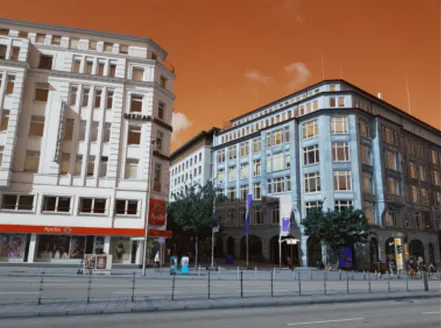
#> input picture assignments/20260309CV/image.png, 441 x 328 px
$ jupyter execute segementation.ipynb   (older library calls are emulated)
#> lines starting #> are read from the running program, lines starting #| are printed output that depends on the picture; after the words box and inside, x2 and y2 are one past the last pixel; in counts of white or black regions, pixels touching at a corner belong together
[cell 1]
import cv2
import numpy as np
import matplotlib.pyplot as plt

# Load the image in grayscale
img_color = cv2.imread('image.png', cv2.IMREAD_COLOR)
#> img_color is the input picture: shape (328, 441, 3); mean B, G, R 99.7, 109.6, 128.7
img = cv2.cvtColor(img_color, cv2.COLOR_BGR2GRAY)

[cell 2]
# 1. SOBEL EDGE DETECTION
# ksize=3 uses a 3x3 kernel. We combine X and Y gradients.
sobelx = cv2.Sobel(img, cv2.CV_64F, 1, 0, ksize=3)
sobely = cv2.Sobel(img, cv2.CV_64F, 0, 1, ksize=3)
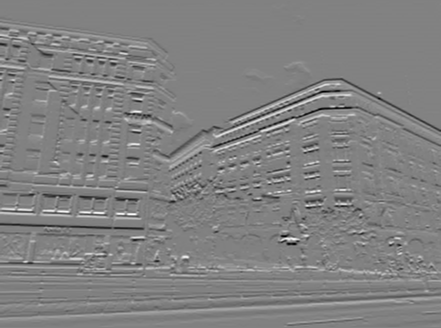
#> sobely: shape (328, 441) float64; min -705, max 683, mean 0.4; drawn with min black and max white
sobel_combined = cv2.magnitude(sobelx, sobely)

fig, ax = plt.subplots(1, 2, figsize=(10, 5))
ax[0].imshow(img, cmap='gray')
ax[0].set_title('Original',)
ax[0].axis('off')
ax[1].imshow(sobel_combined,cmap='gray')
ax[1].set_title('Sobel')
ax[1].axis('off')
plt.tight_layout()
plt.show()

[cell 3]
# 2. ROBERTS CROSS OPERATOR
# Roberts kernels are 2x2
kernel_roberts_x = np.array([[1, 0], [0, -1]])
kernel_roberts_y = np.array([[0, 1], [-1, 0]])
roberts_x = cv2.filter2D(img, -1, kernel_roberts_x)
roberts_y = cv2.filter2D(img, -1, kernel_roberts_y)
roberts_combined = cv2.addWeighted(roberts_x, 0.5, roberts_y, 0.5, 0)

fig, ax = plt.subplots(1, 2, figsize=(10, 5))
ax[0].imshow(img, cmap='gray')
ax[0].set_title('Original',)
ax[0].axis('off')
ax[1].imshow(roberts_combined,cmap='gray')
ax[1].set_title('Roberts')
ax[1].axis('off')
plt.tight_layout()
plt.show()

[cell 4]
# 3. PREWITT OPERATOR
# Prewitt kernels are 3x3 (similar to Sobel but without the weight of 2)
kernel_prewitt_x = np.array([[1, 0, -1], [1, 0, -1], [1, 0, -1]])
kernel_prewitt_y = np.array([[1, 1, 1], [0, 0, 0], [-1, -1, -1]])
prewitt_x = cv2.filter2D(img, -1, kernel_prewitt_x)
prewitt_y = cv2.filter2D(img, -1, kernel_prewitt_y)
prewitt_combined = cv2.addWeighted(prewitt_x, 0.5, prewitt_y, 0.5, 0)
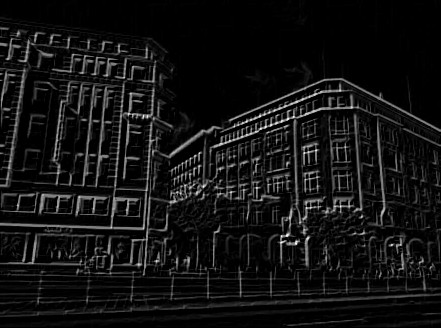
#> prewitt_combined: shape (328, 441); min 0, max 255, mean 18.2

fig, ax = plt.subplots(1, 2, figsize=(10, 5))
ax[0].imshow(img, cmap='gray')
ax[0].set_title('Original',)
ax[0].axis('off')
ax[1].imshow(prewitt_combined,cmap='gray')
ax[1].set_title('Prewitt')
ax[1].axis('off')
plt.tight_layout()
plt.show()

[cell 5]
# 4. CANNY EDGE DETECTION
# Requires two thresholds: minVal and maxVal
# It includes internal noise reduction (Gaussian blur)
canny_edges = cv2.Canny(img, 120, 120)
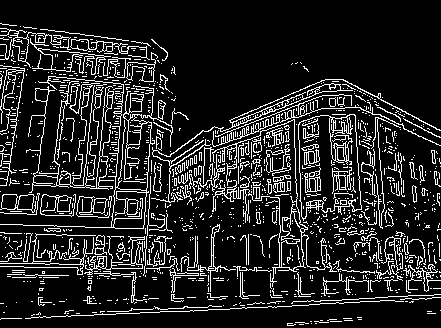
#> canny_edges: shape (328, 441); 14.4% white in thin lines or dots

fig, ax = plt.subplots(1, 2, figsize=(10, 5))
ax[0].imshow(img, cmap='gray')
ax[0].set_title('Original',)
ax[0].axis('off')
ax[1].imshow(canny_edges,cmap='gray')
ax[1].set_title('Canny')
ax[1].axis('off')
plt.tight_layout()
plt.show()

[cell 6]
import cv2
import numpy as np

# Load image in grayscale
# img = cv2.imread('image.jpg', 0)

# 1. Global Thresholding (using Otsu's method to find the best value)
ret, global_thresh = cv2.threshold(img, 127, 255, cv2.THRESH_BINARY + cv2.THRESH_OTSU)
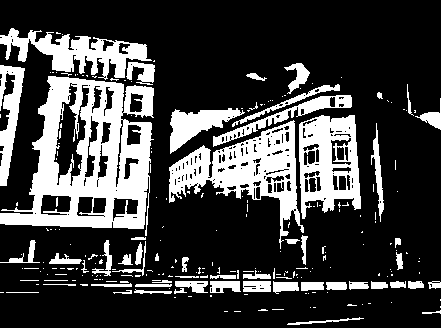
#> global_thresh: shape (328, 441); 25.4% white; 234 white regions (179 under 20 px), largest, box (x1, y1, x2, y2) and area: (0, 76, 154, 236) 12041, (169, 120, 304, 249) 5900, (299, 115, 361, 219) 3959
#> ret = 135

# 2. Adaptive Thresholding (Gaussian)
# Block Size: size of neighborhood area, C: constant subtracted from mean
adaptive_thresh = cv2.adaptiveThreshold(img, 255, cv2.ADAPTIVE_THRESH_GAUSSIAN_C,
                                        cv2.THRESH_BINARY, 11, 2)
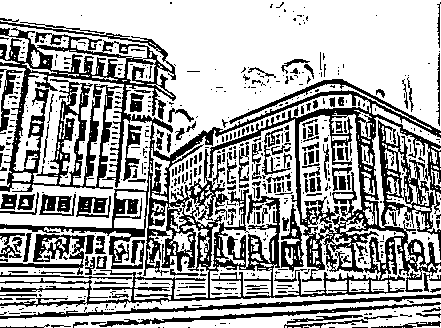
#> adaptive_thresh: shape (328, 441); 65.9% white; 620 black regions (469 under 20 px), largest, box (x1, y1, x2, y2) and area: (0, 21, 441, 308) 32091, (0, 294, 441, 319) 1600, (0, 234, 95, 275) 1273

plt.imshow(global_thresh, cmap='gray')
plt.title('Global')
plt.axis('off')
plt.show()
plt.imshow(adaptive_thresh, cmap='gray')
plt.title('Adaptive')
plt.axis('off')
plt.show()

[cell 7]
from sklearn.cluster import KMeans
import matplotlib.pyplot as plt

pixel_values = img.reshape((-1, 3))

k = 4
km = KMeans(n_clusters=k, n_init=10)
labels = km.fit_predict(pixel_values)

centers = np.uint8(km.cluster_centers_)
segmented_data = centers[labels.flatten()]
segmented_image = segmented_data.reshape(img.shape)
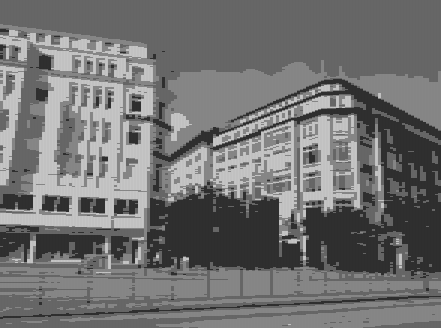
#> segmented_image: shape (328, 441); min 46, max 197, mean 113.6

plt.imshow(segmented_image, cmap='gray')
plt.title(f'K-Means Segmentation (K={k})')
plt.axis('off')
plt.show()

[cell 8]
from skimage.feature import hog
from skimage import data, exposure
import matplotlib.pyplot as plt

# Load a sample image
image = data.astronaut() # Color image
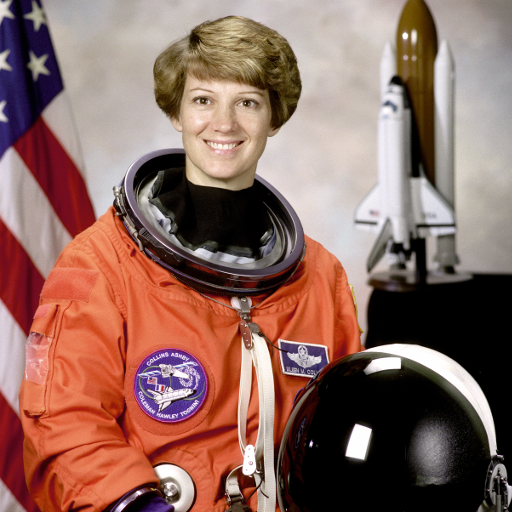
#> input picture skimage.data.astronaut(), 512 x 512 px
#> image is the input picture: shape (512, 512, 3); mean R, G, B 141.6, 105.8, 96.5
gray_image = data.astronaut()[:,:,0] # Grayscale for HOG
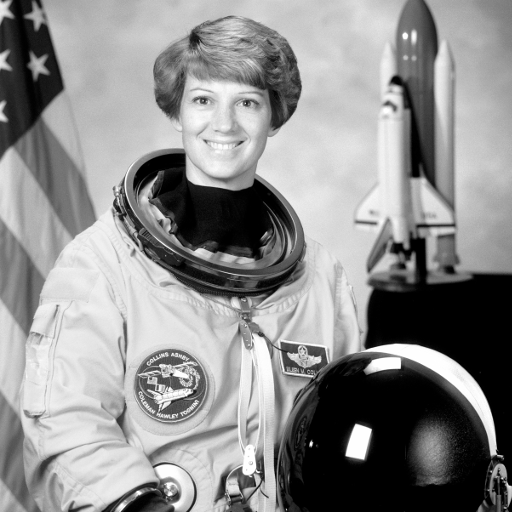
#> gray_image: shape (512, 512); min 0, max 255, mean 141.6

# Extract HOG features
# orientations: number of gradient bins
# pixels_per_cell: size of the cell for which gradients are calculated
fd, hog_image = hog(gray_image, orientations=8, pixels_per_cell=(16, 16),
                    cells_per_block=(1, 1), visualize=True)
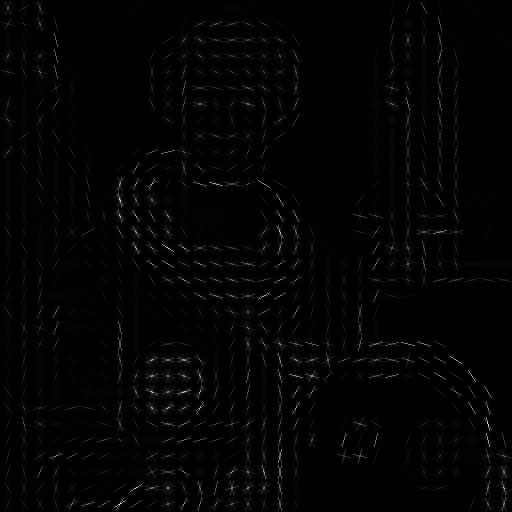
#> hog_image: shape (512, 512) float64; min 0, max 65.39, mean 0.8; drawn with min black and max white
#> fd = 8192 values, max 1 at index 6324, min 0 at index 467, mean 0.296

# Rescale histogram for better display
hog_image_rescaled = exposure.rescale_intensity(hog_image, in_range=(0, 10))

plt.figure(figsize=(10, 5))
plt.subplot(1, 2, 1).imshow(gray_image, cmap='gray'), plt.title('Original')
plt.subplot(1, 2, 2).imshow(hog_image_rescaled, cmap='gray'), plt.title('HOG Visualization')
plt.show()

[cell 9]
from skimage.feature import local_binary_pattern

# Settings for LBP
radius = 3      # Distance of neighbors
n_points = 8 * radius  # Number of points to sample

# Compute LBP
lbp = local_binary_pattern(gray_image, n_points, radius, method='uniform')
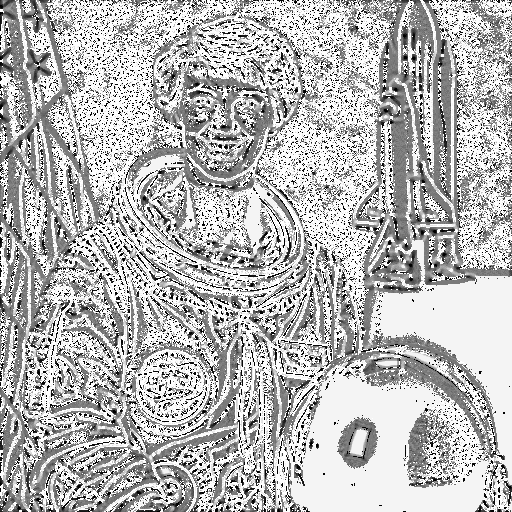
#> lbp: shape (512, 512) float64; min 0, max 25, mean 18; drawn with min black and max white

plt.figure(figsize=(10, 5))
plt.subplot(1, 2, 1).imshow(gray_image, cmap='gray'), plt.title('Original')
plt.subplot(1, 2, 2).imshow(lbp, cmap='gray'), plt.title('LBP (Texture)')
plt.show()

$ run again, with assignments/20260309CV/k_means.png copied over assignments/20260309CV/image.png
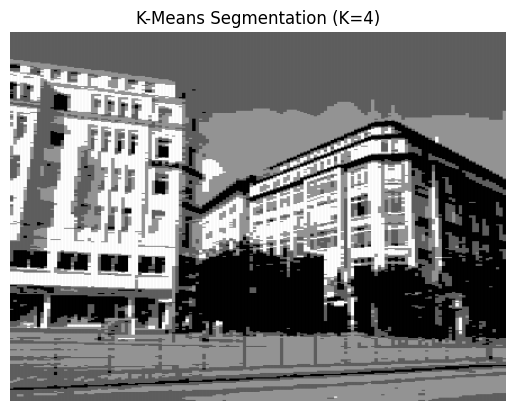
#> input picture assignments/20260309CV/k_means.png, 515 x 411 px
#> img_color is the input picture: shape (411, 515, 3); min 0, max 255, mean 132.2
#> `canny_edges = cv2.Canny(img, 120, 120)`:
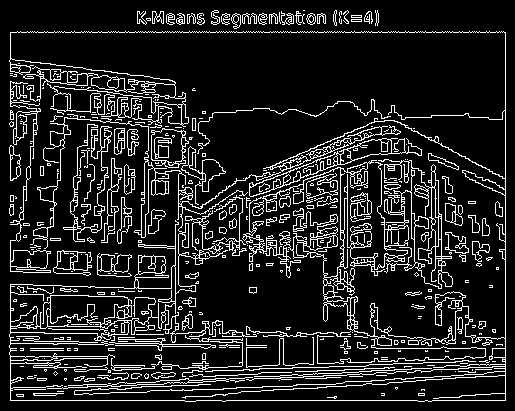
#> canny_edges: shape (411, 515); 13.6% white in thin lines or dots
#> global_thresh: shape (411, 515); 27.3% white; 76 white regions (31 under 20 px), largest, box (x1, y1, x2, y2) and area: (0, 0, 515, 411) 42646, (246, 168, 344, 277) 3905, (347, 162, 415, 270) 3050
#> ret = 168
#> adaptive_thresh: shape (411, 515); 70.2% white; 411 black regions (279 under 20 px), largest, box (x1, y1, x2, y2) and area: (10, 32, 506, 401) 47220, (64, 124, 111, 242) 1639, (47, 295, 128, 327) 1198
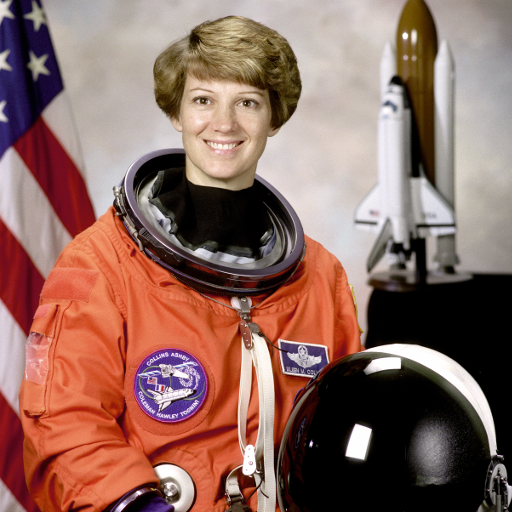
#> input picture skimage.data.astronaut(), 512 x 512 px
#> image is the input picture: shape (512, 512, 3); mean R, G, B 141.6, 105.8, 96.5
#> fd = 8192 values, max 1 at index 6324, min 0 at index 467, mean 0.296

$ run again, with assignments/20260309CV/prewitt.png copied over assignments/20260309CV/image.png
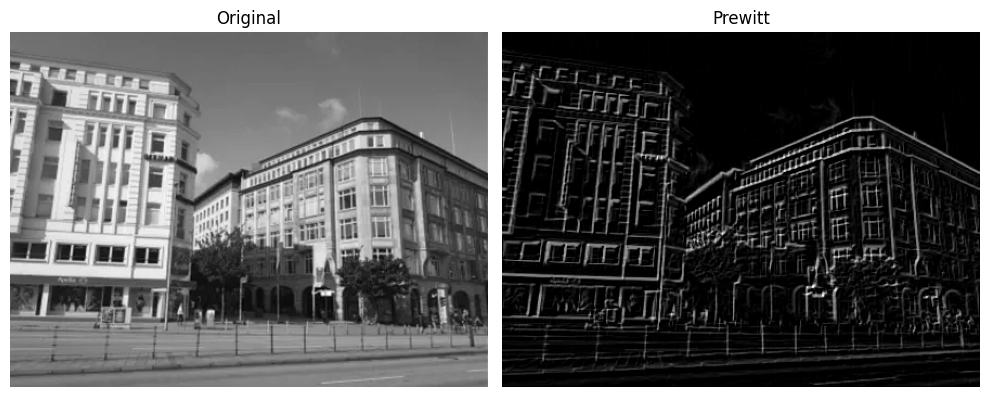
#> input picture assignments/20260309CV/prewitt.png, 989 x 397 px
#> img_color is the input picture: shape (397, 989, 3); min 0, max 255, mean 94.2
#> canny_edges: shape (397, 989); 13.1% white in thin lines or dots
#> global_thresh: shape (397, 989); 46.6% white; 454 white regions (359 under 20 px), largest, box (x1, y1, x2, y2) and area: (0, 0, 989, 397) 174428, (404, 159, 427, 276) 1103, (733, 135, 886, 191) 462
#> ret = 99
#> adaptive_thresh: shape (397, 989); 63% white; 776 black regions (546 under 20 px), largest, box (x1, y1, x2, y2) and area: (502, 32, 980, 387) 72774, (10, 32, 488, 387) 49924, (539, 287, 596, 318) 1048
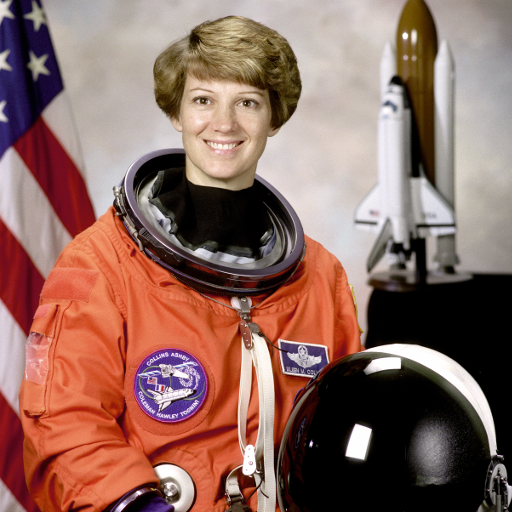
#> input picture skimage.data.astronaut(), 512 x 512 px
#> image is the input picture: shape (512, 512, 3); mean R, G, B 141.6, 105.8, 96.5
#> fd = 8192 values, max 1 at index 6324, min 0 at index 467, mean 0.296
